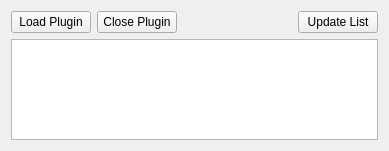
       <widget class="QWidget" name="scrollAreaWidgetContents_5">
        <property name="geometry">
         <rect>
          <x>0</x>
          <y>0</y>
          <width>389</width>
          <height>151</height>
         </rect>
        </property>
        <layout class="QGridLayout" name="gridLayout_66">
         <item row="1" column="0">
          <widget class="QPushButton" name="pushButton_loadPlugin">
           <property name="text">
            <string>Load Plugin</string>
           </property>
          </widget>
         </item>
         <item row="1" column="2">
          <spacer name="horizontalSpacer_10">
           <property name="orientation">
            <enum>Qt::Orientation::Horizontal</enum>
           </property>
           <property name="sizeHint" stdset="0">
            <size>
             <width>40</width>
             <height>20</height>
            </size>
           </property>
          </spacer>
         </item>
         <item row="1" column="3">
          <widget class="QPushButton" name="pushButton_5">
           <property name="text">
            <string>Update List</string>
           </property>
          </widget>
         </item>
         <item row="1" column="1">
          <widget class="QPushButton" name="pushButton_closePlugin">
           <property name="text">
            <string>Close Plugin</string>
           </property>
          </widget>
         </item>
         <item row="2" column="0" colspan="4">
          <widget class="QListWidget" name="listWidget_plugins"/>
         </item>
        </layout>
       </widget>
